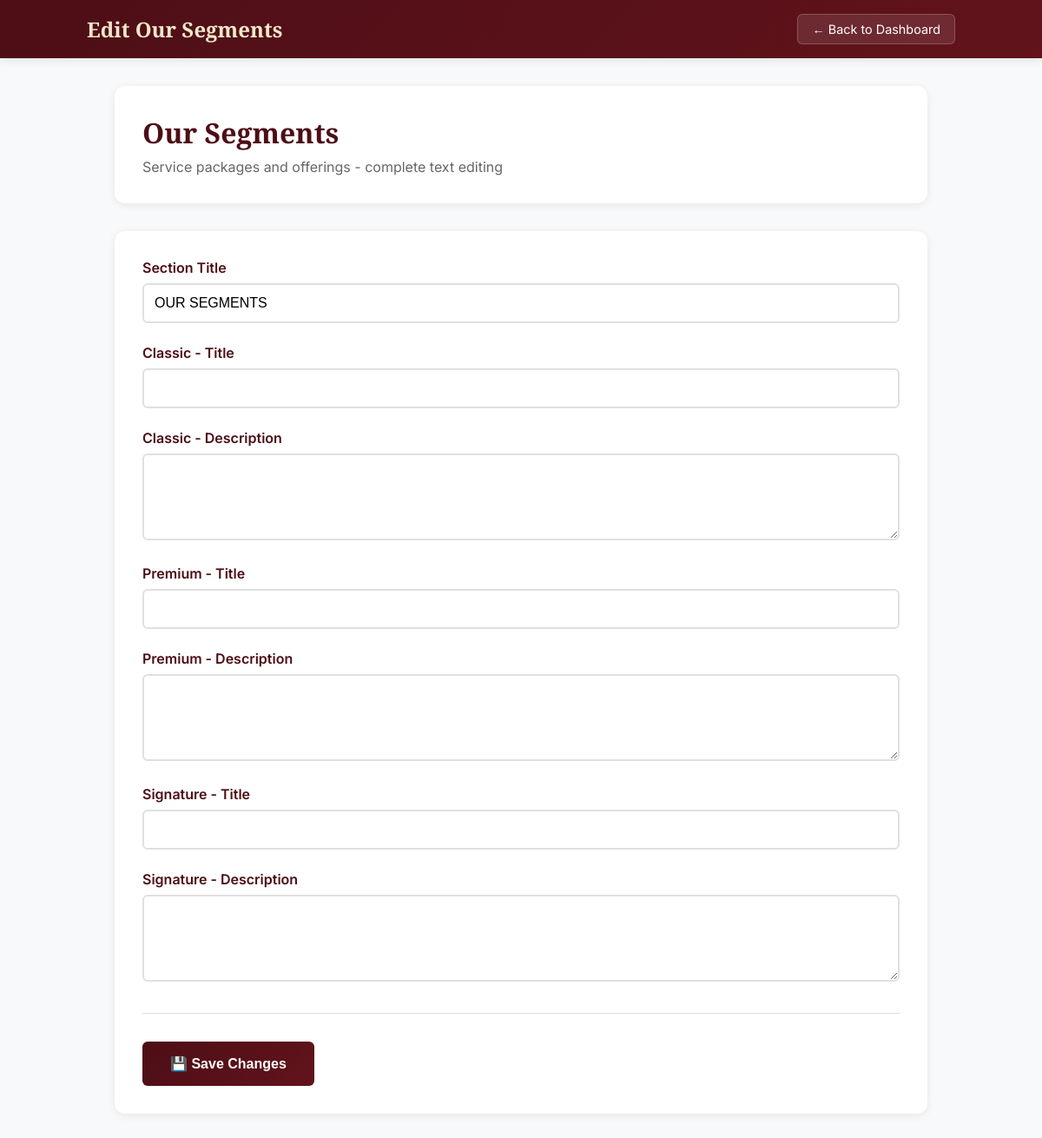
Before: /admin/edit-section.php?section=segments (signed in) with the older database file.
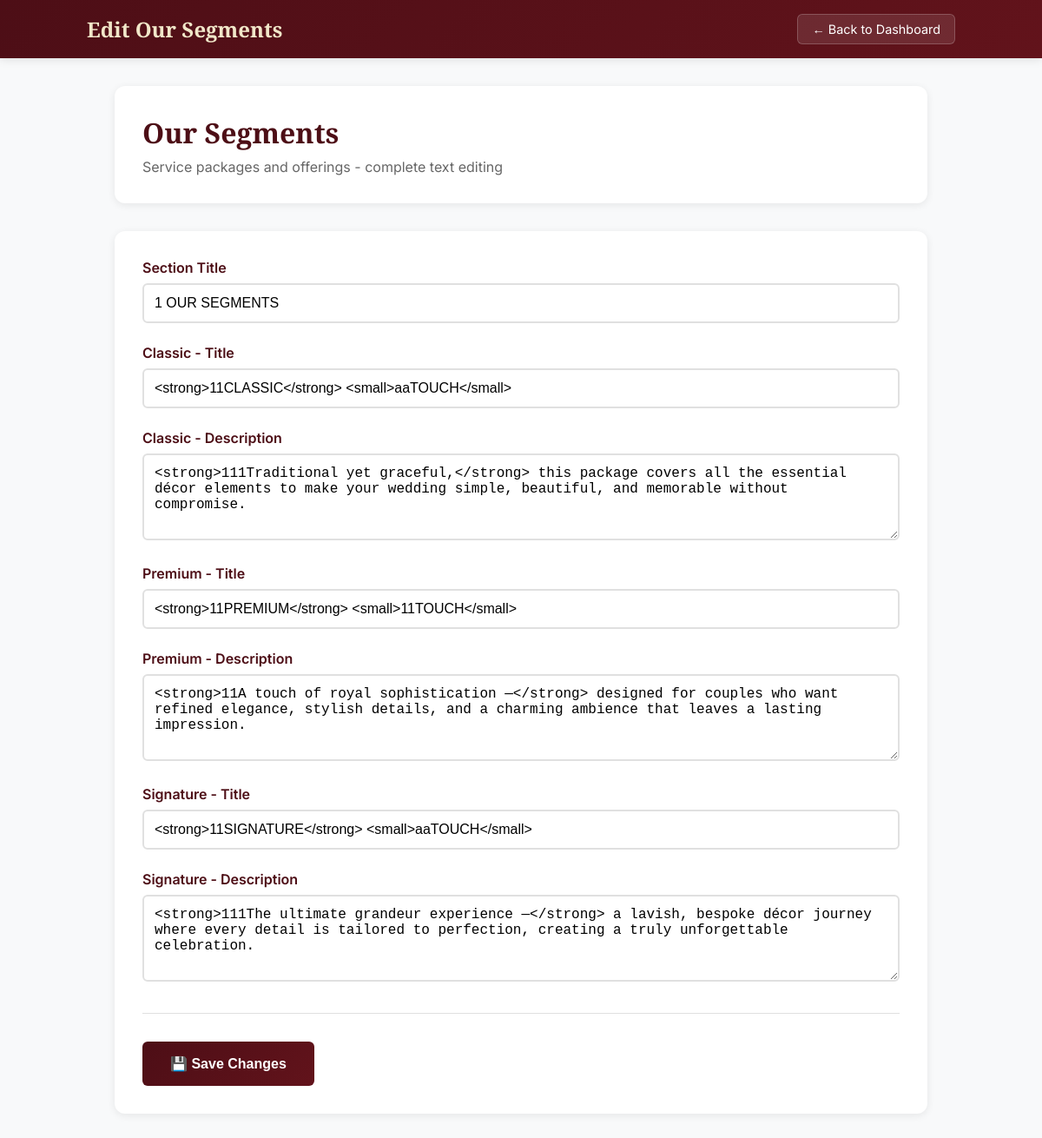
After: the same page with the newer database file.
### tables this page shows
CREATE TABLE content_sections (
            id INTEGER PRIMARY KEY AUTOINCREMENT,
            section_name TEXT UNIQUE NOT NULL,
            content TEXT NOT NULL,
            updated_at TIMESTAMP DEFAULT CURRENT_TIMESTAMP,
            updated_by TEXT
        );

### admin/edit-section.php (the view, shortened to what this page needs)
<?php
$db = new Database();
$conn = $db->getConnection();
$section = $_GET['section'] ?? '';
try {
    $query = "SELECT content FROM content_sections WHERE section_name = ?";
    $stmt = $conn->prepare($query);
    $stmt->execute([$section]);
    $result = $stmt->fetch(PDO::FETCH_ASSOC);
    $current_content = $result ? json_decode($result['content'], true) : [];
} catch (Exception $e) {
    $current_content = [];
}
$config = $section_configs[$section];
?>
<!DOCTYPE html>
<html lang="en">
<head>
</head>
<body>
    <div class="header">
        <div class="header-content">
            <div class="logo">
                <h1>Edit <?php echo $config['title']; ?></h1>
            </div>
            <a href="dashboard.php" class="back-btn">← Back to Dashboard</a>
        </div>
    </div>
    <div class="container">
        <div class="section-header">
            <h2><?php echo $config['title']; ?></h2>
            <p><?php echo $config['description']; ?></p>
        </div>
        <div class="form-container">
            <form method="POST" enctype="multipart/form-data">
                <?php foreach ($config['fields'] as $field_name => $field_config): ?>
                    <div class="form-group">
                        <label><?php echo $field_config['label']; ?></label>
                        <?php if ($field_config['type'] === 'text' || $field_config['type'] === 'email'): ?>
                            <input type="<?php echo $field_config['type']; ?>"
                                   name="content[<?php echo $field_name; ?>]"
                                   value="<?php echo htmlspecialchars($current_content[$field_name] ?? ''); ?>">
                        <?php elseif ($field_config['type'] === 'textarea'): ?>
                            <textarea name="content[<?php echo $field_name; ?>]" rows="3"><?php echo htmlspecialchars($current_content[$field_name] ?? ''); ?></textarea>
                        <?php endif; ?>
                    </div>
                <?php endforeach; ?>
                <div class="form-actions">
                    <button type="submit" name="update_content" class="save-btn">
                        💾 Save Changes
                    </button>
                </div>
            </form>
        </div>
    </div>
</body>
</html>

### admin/edit-section.php (style rules this page uses)
* { box-sizing: border-box; }
body { margin: 0; font-family: Inter, system-ui, sans-serif; background: #f8f9fa; color: #333; }
.header { background: linear-gradient(135deg, #4d0e16 0%, #62131b 100%); color: white; padding: 1rem 2rem; box-shadow: 0 2px 10px rgba(0,0,0,0.1); }
.header-content { display: flex; justify-content: space-between; align-items: center; max-width: 1000px; margin: 0 auto; }
.logo h1 { font-family: "Playfair Display", serif; margin: 0; font-size: 1.5rem; color: #f1e7c9; }
.back-btn { background: rgba(255, 255, 255, 0.1); color: white; padding: 0.5rem 1rem; border: 1px solid rgba(255, 255, 255, 0.2); border-radius: 6px; text-decoration: none; font-size: 0.9rem; transition: all 0.3s ease; }
.container { max-width: 1000px; margin: 0 auto; padding: 2rem; }
.section-header { background: white; padding: 2rem; border-radius: 12px; box-shadow: 0 2px 10px rgba(0,0,0,0.08); margin-bottom: 2rem; }
.section-header h2 { font-family: "Playfair Display", serif; color: #4d0e16; margin: 0 0 0.5rem 0; font-size: 2rem; }
.section-header p { color: #666; margin: 0; }
.form-container { background: white; padding: 2rem; border-radius: 12px; box-shadow: 0 2px 10px rgba(0,0,0,0.08); }
.form-group { margin-bottom: 1.5rem; }
label { display: block; margin-bottom: 0.5rem; font-weight: 600; color: #4d0e16; }
input[type="text"], input[type="email"], textarea { width: 100%; padding: 0.75rem; border: 2px solid #e0e0e0; border-radius: 6px; font-size: 1rem; transition: border-color 0.3s ease; }
textarea { min-height: 100px; resize: vertical; }
.form-actions { display: flex; gap: 1rem; margin-top: 2rem; padding-top: 2rem; border-top: 1px solid #e0e0e0; }
.save-btn { background: linear-gradient(135deg, #4d0e16 0%, #62131b 100%); color: white; padding: 1rem 2rem; border: none; border-radius: 6px; font-size: 1rem; font-weight: 600; cursor: pointer; transition: all 0.3s ease; }

Changed rows visible on the page:
removed content_sections: content "OUR SEGMENTS"
added content_sections: content "1 OUR SEGMENTS", content "<strong>11CLASSIC</strong> <small>aaTOUCH</small>", content "<strong>111Traditional yet graceful,</strong> this package covers all the essential décor elements to make your wedding simple, beautiful, and memorable without compromise.", content "<strong>11PREMIUM</strong> <small>11TOUCH</small>", content "<strong>11A touch of royal sophistication —</strong> designed for couples who want refined elegance, stylish details, and a charming ambience that leaves a lasting impression.", content "<strong>11SIGNATURE</strong> <small>aaTOUCH</small>", content "<strong>111The ultimate grandeur experience —</strong> a lavish, bespoke décor journey where every detail is tailored to perfection, creating a truly unforgettable celebration."
